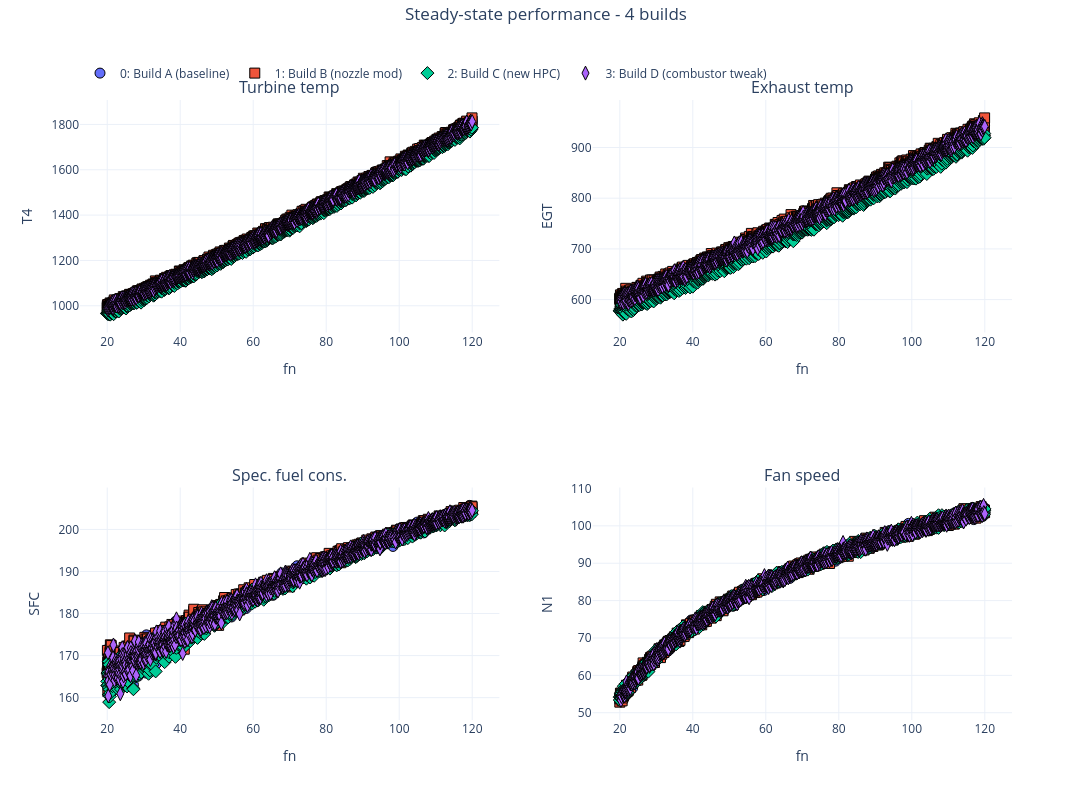

Notebook code cell kept with this figure:
### Markdown cell above
## 5. Plotting wide data

`plot()` resolves which columns each subplot needs **first**, fetches that narrow slice,
sorts it, and only then builds traces — so a 4-subplot scatter against a 2,000-channel
frame costs milliseconds, not a full-width sort per set. Hover tooltips
(`set_display_parms`) ride in a slim `customdata` array (x/y are not duplicated into it).

Also on display here: case-insensitive x lookup (`x='fn'`), `subplot_titles`,
`figsize`, `ncols`, and a persistent `suptitle`.

### Code cell
nb.select([0, 1, 2, 3])                              # steady sets only
nb.set_display_parms('all', ['EGT', 'SFC', 'PHASE']) # hover parms
nb.suptitle = 'Steady-state performance - 4 builds'

t0 = tic()
fig = nb.plot(x='fn', y=['T4', 'EGT', 'SFC', 'N1'], ncols=2,   # note: lowercase 'fn' resolves
              subplot_titles=['Turbine temp', 'Exhaust temp', 'Spec. fuel cons.', 'Fan speed'])
t_plot = tic() - t0
print(f"4-subplot scatter across a {nb.df.shape[1]:,}-column frame: {t_plot*1000:,.0f} ms")

assert t_plot < 10
assert len(fig.data) == 16                                    # 4 sets x 4 pairs
assert np.asarray(fig.data[0].customdata).shape[1] == 3       # hover parms only
fig

### Figure 1 — Plotly figure (JSON) as saved in the notebook; plotly's stock layout.template omitted (floating-point values rounded to 4 significant figures; data arrays with more than 128 entries replaced by an {"elided": "..."} marker saying what was removed)
{"data": [{"customdata": {"elided": "1500x3 mixed values"}, "hovertemplate": "<b><u>Set: 0</u></b><br><b>Build A (baseline)</b><br>FN: %{x:.2f}<br>T4: %{y:.2f}<br>EGT: %{customdata[0]:.5g}<br>SFC: %{customdata[1]:.5g}<br>PHASE: %{customdata[2]}<extra></extra>", "legendgroup": "group_0", "line": {"color": "#636EFA", "width": 2}, "marker": {"color": "#636EFA", "line": {"color": "black", "width": 1}, "opacity": 1, "size": 10, "symbol": "circle"}, "mode": "markers+markers", "name": "0: Build A (baseline)", "showlegend": true, "type": "scatter", "x": {"elided": "1500 float values"}, "xaxis": "x", "y": {"elided": "1500 float values"}, "yaxis": "y"}, {"customdata": {"elided": "1500x3 mixed values"}, "hovertemplate": "<b><u>Set: 0</u></b><br><b>Build A (baseline)</b><br>FN: %{x:.2f}<br>EGT: %{y:.2f}<br>EGT: %{customdata[0]:.5g}<br>SFC: %{customdata[1]:.5g}<br>PHASE: %{customdata[2]}<extra></extra>", "legendgroup": "group_0", "line": {"color": "#636EFA", "width": 2}, "marker": {"color": "#636EFA", "line": {"color": "black", "width": 1}, "opacity": 1, "size": 10, "symbol": "circle"}, "mode": "markers+markers", "name": "0: Build A (baseline)", "showlegend": false, "type": "scatter", "x": {"elided": "1500 float values"}, "xaxis": "x2", "y": {"elided": "1500 float values"}, "yaxis": "y2"}, {"customdata": {"elided": "1500x3 mixed values"}, "hovertemplate": "<b><u>Set: 0</u></b><br><b>Build A (baseline)</b><br>FN: %{x:.2f}<br>SFC: %{y:.2f}<br>EGT: %{customdata[0]:.5g}<br>SFC: %{customdata[1]:.5g}<br>PHASE: %{customdata[2]}<extra></extra>", "legendgroup": "group_0", "line": {"color": "#636EFA", "width": 2}, "marker": {"color": "#636EFA", "line": {"color": "black", "width": 1}, "opacity": 1, "size": 10, "symbol": "circle"}, "mode": "markers+markers", "name": "0: Build A (baseline)", "showlegend": false, "type": "scatter", "x": {"elided": "1500 float values"}, "xaxis": "x3", "y": {"elided": "1500 float values"}, "yaxis": "y3"}, {"customdata": {"elided": "1500x3 mixed values"}, "hovertemplate": "<b><u>Set: 0</u></b><br><b>Build A (baseline)</b><br>FN: %{x:.2f}<br>N1: %{y:.2f}<br>EGT: %{customdata[0]:.5g}<br>SFC: %{customdata[1]:.5g}<br>PHASE: %{customdata[2]}<extra></extra>", "legendgroup": "group_0", "line": {"color": "#636EFA", "width": 2}, "marker": {"color": "#636EFA", "line": {"color": "black", "width": 1}, "opacity": 1, "size": 10, "symbol": "circle"}, "mode": "markers+markers", "name": "0: Build A (baseline)", "showlegend": false, "type": "scatter", "x": {"elided": "1500 float values"}, "xaxis": "x4", "y": {"elided": "1500 float values"}, "yaxis": "y4"}, {"customdata": {"elided": "1500x3 mixed values"}, "hovertemplate": "<b><u>Set: 1</u></b><br><b>Build B (nozzle mod)</b><br>FN: %{x:.2f}<br>T4: %{y:.2f}<br>EGT: %{customdata[0]:.5g}<br>SFC: %{customdata[1]:.5g}<br>PHASE: %{customdata[2]}<extra></extra>", "legendgroup": "group_1", "line": {"color": "#EF553B", "width": 2}, "marker": {"color": "#EF553B", "line": {"color": "black", "width": 1}, "opacity": 1, "size": 10, "symbol": "square"}, "mode": "markers+markers", "name": "1: Build B (nozzle mod)", "showlegend": true, "type": "scatter", "x": {"elided": "1500 float values"}, "xaxis": "x", "y": {"elided": "1500 float values"}, "yaxis": "y"}, {"customdata": {"elided": "1500x3 mixed values"}, "hovertemplate": "<b><u>Set: 1</u></b><br><b>Build B (nozzle mod)</b><br>FN: %{x:.2f}<br>EGT: %{y:.2f}<br>EGT: %{customdata[0]:.5g}<br>SFC: %{customdata[1]:.5g}<br>PHASE: %{customdata[2]}<extra></extra>", "legendgroup": "group_1", "line": {"color": "#EF553B", "width": 2}, "marker": {"color": "#EF553B", "line": {"color": "black", "width": 1}, "opacity": 1, "size": 10, "symbol": "square"}, "mode": "markers+markers", "name": "1: Build B (nozzle mod)", "showlegend": false, "type": "scatter", "x": {"elided": "1500 float values"}, "xaxis": "x2", "y": {"elided": "1500 float values"}, "yaxis": "y2"}, {"customdata": {"elided": "1500x3 mixed values"}, "hovertemplate": "<b><u>Set: 1</u></b><br><b>Build B (nozzle mod)</b><br>FN: %{x:.2f}<br>SFC: %{y:.2f}<br>EGT: %{customdata[0]:.5g}<br>SFC: %{customdata[1]:.5g}<br>PHASE: %{customdata[2]}<extra></extra>", "legendgroup": "group_1", "line": {"color": "#EF553B", "width": 2}, "marker": {"color": "#EF553B", "line": {"color": "black", "width": 1}, "opacity": 1, "size": 10, "symbol": "square"}, "mode": "markers+markers", "name": "1: Build B (nozzle mod)", "showlegend": false, "type": "scatter", "x": {"elided": "1500 float values"}, "xaxis": "x3", "y": {"elided": "1500 float values"}, "yaxis": "y3"}, {"customdata": {"elided": "1500x3 mixed values"}, "hovertemplate": "<b><u>Set: 1</u></b><br><b>Build B (nozzle mod)</b><br>FN: %{x:.2f}<br>N1: %{y:.2f}<br>EGT: %{customdata[0]:.5g}<br>SFC: %{customdata[1]:.5g}<br>PHASE: %{customdata[2]}<extra></extra>", "legendgroup": "group_1", "line": {"color": "#EF553B", "width": 2}, "marker": {"color": "#EF553B", "line": {"color": "black", "width": 1}, "opacity": 1, "size": 10, "symbol": "square"}, "mode": "markers+markers", "name": "1: Build B (nozzle mod)", "showlegend": false, "type": "scatter", "x": {"elided": "1500 float values"}, "xaxis": "x4", "y": {"elided": "1500 float values"}, "yaxis": "y4"}, {"customdata": {"elided": "1500x3 mixed values"}, "hovertemplate": "<b><u>Set: 2</u></b><br><b>Build C (new HPC)</b><br>FN: %{x:.2f}<br>T4: %{y:.2f}<br>EGT: %{customdata[0]:.5g}<br>SFC: %{customdata[1]:.5g}<br>PHASE: %{customdata[2]}<extra></extra>", "legendgroup": "group_2", "line": {"color": "#00CC96", "width": 2}, "marker": {"color": "#00CC96", "line": {"color": "black", "width": 1}, "opacity": 1, "size": 10, "symbol": "diamond"}, "mode": "markers+markers", "name": "2: Build C (new HPC)", "showlegend": true, "type": "scatter", "x": {"elided": "1500 float values"}, "xaxis": "x", "y": {"elided": "1500 float values"}, "yaxis": "y"}, {"customdata": {"elided": "1500x3 mixed values"}, "hovertemplate": "<b><u>Set: 2</u></b><br><b>Build C (new HPC)</b><br>FN: %{x:.2f}<br>EGT: %{y:.2f}<br>EGT: %{customdata[0]:.5g}<br>SFC: %{customdata[1]:.5g}<br>PHASE: %{customdata[2]}<extra></extra>", "legendgroup": "group_2", "line": {"color": "#00CC96", "width": 2}, "marker": {"color": "#00CC96", "line": {"color": "black", "width": 1}, "opacity": 1, "size": 10, "symbol": "diamond"}, "mode": "markers+markers", "name": "2: Build C (new HPC)", "showlegend": false, "type": "scatter", "x": {"elided": "1500 float values"}, "xaxis": "x2", "y": {"elided": "1500 float values"}, "yaxis": "y2"}, {"customdata": {"elided": "1500x3 mixed values"}, "hovertemplate": "<b><u>Set: 2</u></b><br><b>Build C (new HPC)</b><br>FN: %{x:.2f}<br>SFC: %{y:.2f}<br>EGT: %{customdata[0]:.5g}<br>SFC: %{customdata[1]:.5g}<br>PHASE: %{customdata[2]}<extra></extra>", "legendgroup": "group_2", "line": {"color": "#00CC96", "width": 2}, "marker": {"color": "#00CC96", "line": {"color": "black", "width": 1}, "opacity": 1, "size": 10, "symbol": "diamond"}, "mode": "markers+markers", "name": "2: Build C (new HPC)", "showlegend": false, "type": "scatter", "x": {"elided": "1500 float values"}, "xaxis": "x3", "y": {"elided": "1500 float values"}, "yaxis": "y3"}, {"customdata": {"elided": "1500x3 mixed values"}, "hovertemplate": "<b><u>Set: 2</u></b><br><b>Build C (new HPC)</b><br>FN: %{x:.2f}<br>N1: %{y:.2f}<br>EGT: %{customdata[0]:.5g}<br>SFC: %{customdata[1]:.5g}<br>PHASE: %{customdata[2]}<extra></extra>", "legendgroup": "group_2", "line": {"color": "#00CC96", "width": 2}, "marker": {"color": "#00CC96", "line": {"color": "black", "width": 1}, "opacity": 1, "size": 10, "symbol": "diamond"}, "mode": "markers+markers", "name": "2: Build C (new HPC)", "showlegend": false, "type": "scatter", "x": {"elided": "1500 float values"}, "xaxis": "x4", "y": {"elided": "1500 float values"}, "yaxis": "y4"}, {"customdata": {"elided": "1500x3 mixed values"}, "hovertemplate": "<b><u>Set: 3</u></b><br><b>Build D (combustor tweak)</b><br>FN: %{x:.2f}<br>T4: %{y:.2f}<br>EGT: %{customdata[0]:.5g}<br>SFC: %{customdata[1]:.5g}<br>PHASE: %{customdata[2]}<extra></extra>", "legendgroup": "group_3", "line": {"color": "#AB63FA", "width": 2}, "marker": {"color": "#AB63FA", "line": {"color": "black", "width": 1}, "opacity": 1, "size": 10, "symbol": "diamond-tall"}, "mode": "markers+markers", "name": "3: Build D (combustor tweak)", "showlegend": true, "type": "scatter", "x": {"elided": "1500 float values"}, "xaxis": "x", "y": {"elided": "1500 float values"}, "yaxis": "y"}, {"customdata": {"elided": "1500x3 mixed values"}, "hovertemplate": "<b><u>Set: 3</u></b><br><b>Build D (combustor tweak)</b><br>FN: %{x:.2f}<br>EGT: %{y:.2f}<br>EGT: %{customdata[0]:.5g}<br>SFC: %{customdata[1]:.5g}<br>PHASE: %{customdata[2]}<extra></extra>", "legendgroup": "group_3", "line": {"color": "#AB63FA", "width": 2}, "marker": {"color": "#AB63FA", "line": {"color": "black", "width": 1}, "opacity": 1, "size": 10, "symbol": "diamond-tall"}, "mode": "markers+markers", "name": "3: Build D (combustor tweak)", "showlegend": false, "type": "scatter", "x": {"elided": "1500 float values"}, "xaxis": "x2", "y": {"elided": "1500 float values"}, "yaxis": "y2"}, {"customdata": {"elided": "1500x3 mixed values"}, "hovertemplate": "<b><u>Set: 3</u></b><br><b>Build D (combustor tweak)</b><br>FN: %{x:.2f}<br>SFC: %{y:.2f}<br>EGT: %{customdata[0]:.5g}<br>SFC: %{customdata[1]:.5g}<br>PHASE: %{customdata[2]}<extra></extra>", "legendgroup": "group_3", "line": {"color": "#AB63FA", "width": 2}, "marker": {"color": "#AB63FA", "line": {"color": "black", "width": 1}, "opacity": 1, "size": 10, "symbol": "diamond-tall"}, "mode": "markers+markers", "name": "3: Build D (combustor tweak)", "showlegend": false, "type": "scatter", "x": {"elided": "1500 float values"}, "xaxis": "x3", "y": {"elided": "1500 float values"}, "yaxis": "y3"}, {"customdata": {"elided": "1500x3 mixed values"}, "hovertemplate": "<b><u>Set: 3</u></b><br><b>Build D (combustor tweak)</b><br>FN: %{x:.2f}<br>N1: %{y:.2f}<br>EGT: %{customdata[0]:.5g}<br>SFC: %{customdata[1]:.5g}<br>PHASE: %{customdata[2]}<extra></extra>", "legendgroup": "group_3", "line": {"color": "#AB63FA", "width": 2}, "marker": {"color": "#AB63FA", "line": {"color": "black", "width": 1}, "opacity": 1, "size": 10, "symbol": "diamond-tall"}, "mode": "markers+markers", "name": "3: Build D (combustor tweak)", "showlegend": false, "type": "scatter", "x": {"elided": "1500 float values"}, "xaxis": "x4", "y": {"elided": "1500 float values"}, "yaxis": "y4"}], "layout": {"annotations": [{"font": {"size": 16}, "showarrow": false, "text": "Turbine temp", "x": 0.225, "xanchor": "center", "xref": "paper", "y": 1, "yanchor": "bottom", "yref": "paper"}, {"font": {"size": 16}, "showarrow": false, "text": "Exhaust temp", "x": 0.775, "xanchor": "center", "xref": "paper", "y": 1, "yanchor": "bottom", "yref": "paper"}, {"font": {"size": 16}, "showarrow": false, "text": "Spec. fuel cons.", "x": 0.225, "xanchor": "center", "xref": "paper", "y": 0.375, "yanchor": "bottom", "yref": "paper"}, {"font": {"size": 16}, "showarrow": false, "text": "Fan speed", "x": 0.775, "xanchor": "center", "xref": "paper", "y": 0.375, "yanchor": "bottom", "yref": "paper"}], "height": 800, "legend": {"orientation": "h", "x": 0, "xanchor": "left", "y": 1.02, "yanchor": "bottom"}, "margin": {"r": 80, "t": 100}, "showlegend": true, "title": {"text": "Steady-state performance - 4 builds", "x": 0.5, "xanchor": "center", "y": 0.99, "yanchor": "top", "yref": "container"}, "width": 1200, "xaxis": {"anchor": "y", "domain": [0, 0.45], "title": {"standoff": 15, "text": "fn"}}, "xaxis2": {"anchor": "y2", "domain": [0.55, 1], "title": {"standoff": 15, "text": "fn"}}, "xaxis3": {"anchor": "y3", "domain": [0, 0.45], "title": {"standoff": 15, "text": "fn"}}, "xaxis4": {"anchor": "y4", "domain": [0.55, 1], "title": {"standoff": 15, "text": "fn"}}, "yaxis": {"anchor": "x", "domain": [0.625, 1], "title": {"standoff": 15, "text": "T4"}}, "yaxis2": {"anchor": "x2", "domain": [0.625, 1], "title": {"standoff": 15, "text": "EGT"}}, "yaxis3": {"anchor": "x3", "domain": [0, 0.375], "title": {"standoff": 15, "text": "SFC"}}, "yaxis4": {"anchor": "x4", "domain": [0, 0.375], "title": {"standoff": 15, "text": "N1"}}}}
